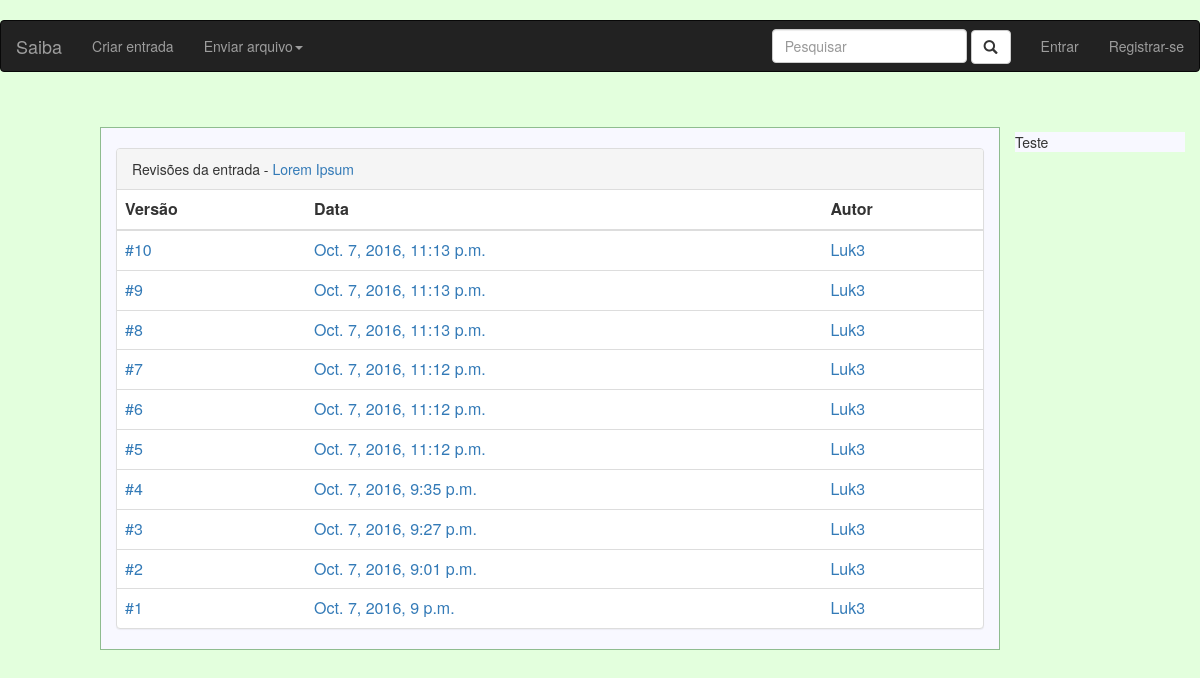
Before: /entrada/lorem-ipsum/historico with the older database file.
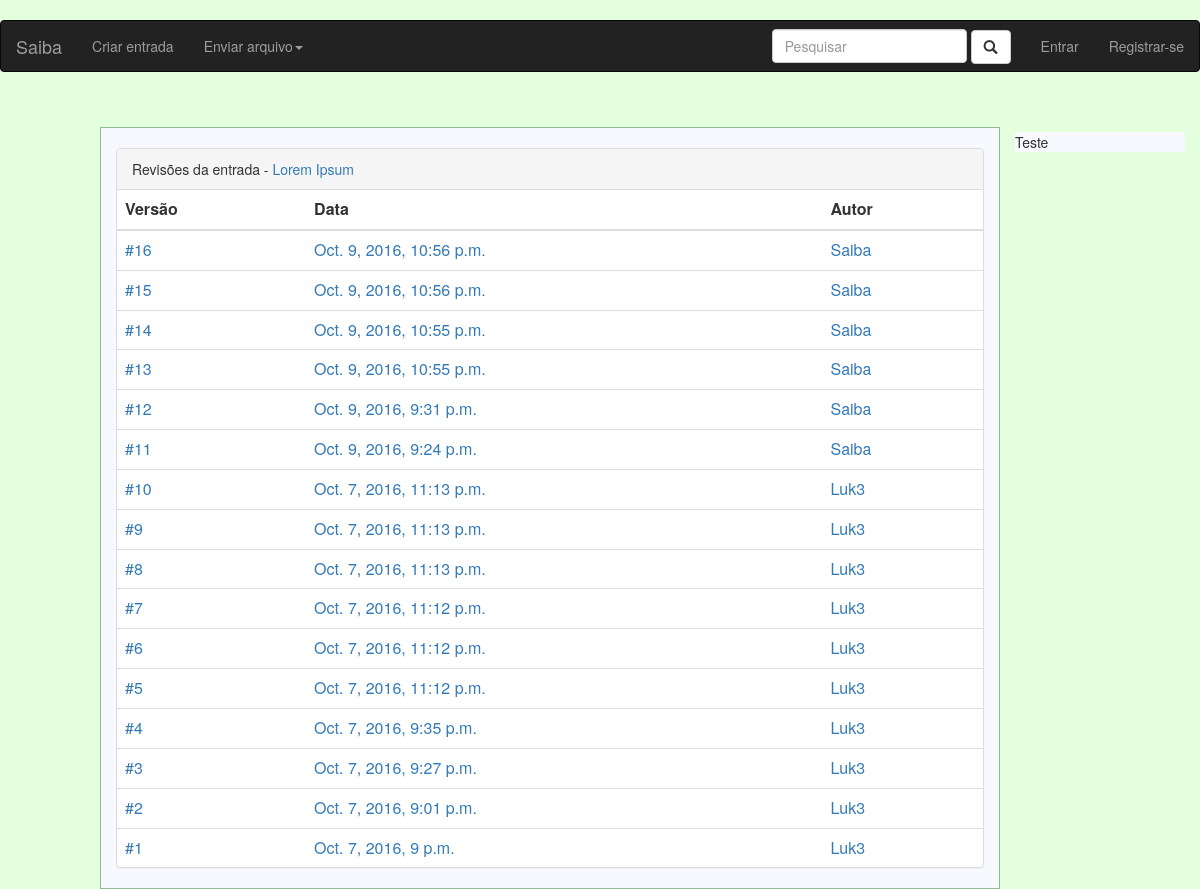
After: the same page with the newer database file.
### entry/models.py (models this page shows, shortened)
class Entry(models.Model):
    author                  = models.ForeignKey(User, default=1)
    title                   = models.CharField(max_length=250)
    slug                    = models.SlugField(max_length=250, default="", blank=True)
    status                  = models.ForeignKey(Status, default=1)
    category                = models.ForeignKey(Category, default=1)
    type                    = models.CharField(max_length=100)
    origin                  = models.CharField(max_length=100)
    additional_references   = models.CharField(max_length=100)
    icon                    = models.ImageField(blank=True, upload_to='icon/', default='icon/indice.png')
    hidden                  = models.BooleanField(default=False)
    images_locked           = models.BooleanField(default=False)
    videos_locked           = models.BooleanField(default=False)
    comments_locked         = models.BooleanField(default=False)

class Revision(models.Model):
    author = models.ForeignKey(User, default=1)
    entry = models.ForeignKey(Entry, on_delete=models.CASCADE)
    content = models.TextField(max_length=2500, blank=True)
    date = models.DateTimeField(auto_now_add=True, blank=True)
    hidden = models.BooleanField(default=False)

### entry/views.py (the view)
# urls.py: url(r'^(?P<entry_slug>[\w-]+)/historico$', views.history, name='history'),
def history(request, entry_slug):
    entry = get_object_or_404(Entry, slug=entry_slug)
    revisions = Revision.objects.filter(entry=entry, hidden=False).order_by('-id')
    return render(request, escape('entry/history.html'), {'revisions': revisions, 'entry_name':entry.title, 'entry_slug':entry.slug})

### entry/templates/entry/history.html (shortened to what this page needs)
﻿{% extends 'home/base.html' %}
{% block body %}
    <div class="panel panel-default">
        <div class="panel-heading">Revisões da entrada - <a href='{% url 'entry:detail' entry_slug %}'>{{ entry_name }}</a></div>
        <table class="table">
            <thead>
                <tr>
                    <th>Versão</th>
                    <th>Data</th>
                    <th>Autor</th>
                </tr>
            </thead>
            <tbody>
                {% for revision in revisions %}
                        <tr>
                            <td><a href='#'>#{{ forloop.revcounter }}</a></td>
                            <td><a href='{% url 'entry:revision' entry_slug revision.id %}'>{{ revision.date }}</a></td>
                            <td><a href='#'>{{revision.author.username}}</a></td>
                        </tr>
                {% endfor %}
            </tbody>
        </table>
    </div>
{% endblock %}

### home/templates/home/base.html (shortened to what this page needs)
﻿<!DOCTYPE html>
<html lang="pt-br">
    <head>
        {% load staticfiles %}
        <link rel="stylesheet" href="https://maxcdn.bootstrapcdn.com/bootstrap/3.3.6/css/bootstrap.min.css">
        <link rel="stylesheet" type="text/css" href="{% static 'home/style.css' %}"/>
    </head>
    <body>
        <nav class="navbar navbar-inverse">
            <div class="navbar-header">
                <a class="navbar-brand" href="{% url 'home:index' %}">Saiba</a>
            </div>
            <div class="collapse navbar-collapse" id="bs-example-navbar-collapse-1">
                <ul class="nav navbar-nav navbar-left">
                    <li><a href="/entrada/nova-entrada">Criar entrada</a></li>
                    <li class="dropdown">
                        <a href="#" class="dropdown-toggle" data-toggle="dropdown" role="button" aria-haspopup="true" aria-expanded="false">Enviar arquivo<span class="caret"></span></a>
                    </li>
                </ul>
                <div class="nav navbar-nav navbar-right">
                    <form class="navbar-form navbar-left" action="#" method="get">
                        <div class="form-group">
                            <input name="search" type="text" class="form-control" placeholder="Pesquisar">
                            <button type="submit" class="btn btn-default glyphicon glyphicon-search"></button>
                        </div>
                    </form>
                    <ul class="nav navbar-nav">
                        {% if not user.is_authenticated %}
                        <li><a href="{% url 'home:login' %}">Entrar</a></li>
                        <li><a href="#">Registrar-se</a></li>
                        {% else %}
                        <li>Bem vindo(a), <a href="{% url 'profile:detail' user.profile.slug %}">{{ user.username }}</a></li>
                        <li><a href="{% url 'home:logout' %}">Sair</a></li>
                        {% endif %}
                    </ul>
                </div>
            </div>
        </nav>
        <div class="col-sm-12">
        </div>
        <section id="contexto" class="container media col-sm-offset-1 col-md-9">
            {% block body %}
            {% endblock %}
        </section>
        <div class="col-sm-2">
            {% include "home/sidebar.html" %}
        </div>
    </body>
</html>

### home/templates/home/sidebar.html
﻿<div style="background-color: ghostwhite; ">
    Teste
</div>

### home/static/home/style.css (style rules this page uses)
#contexto { padding-top: 20px; border-style: solid; border-width: 1px; border-color: darkseagreen; background-color: ghostwhite; }

Changed rows visible on the page:
added Revision: date "Oct. 9, 2016, 10:56 p.m.", author.username "Saiba"
added Revision: date "Oct. 9, 2016, 10:56 p.m.", author.username "Saiba"
added Revision: date "Oct. 9, 2016, 10:55 p.m.", author.username "Saiba"
added Revision: date "Oct. 9, 2016, 10:55 p.m.", author.username "Saiba"
added Revision: date "Oct. 9, 2016, 9:31 p.m.", author.username "Saiba"
added Revision: date "Oct. 9, 2016, 9:24 p.m.", author.username "Saiba"
